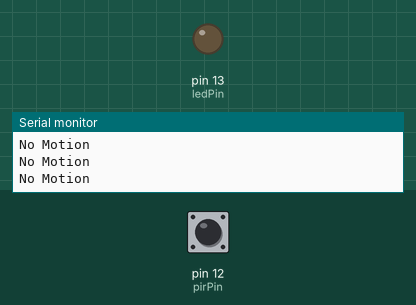
Simulated run of this sketch. Board: Arduino Uno, built with avr-gcc and run on an emulated ATmega328P. On the bench: output pins drawn as LEDs (lit = HIGH), the last lines printed to the serial monitor. Dashed ring = blinking. Inputs (shaded band) come from the test bench; at power-on: pin 12 (pirPin) LOW.

Above: at 1.2 s.
1.3 s: pin 12 (pirPin) driven HIGH
At 1.6 s:
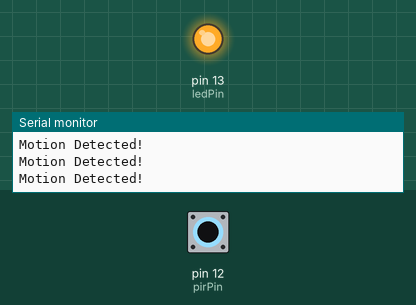
2.8 s: pin 12 (pirPin) driven LOW
At 3.6 s:
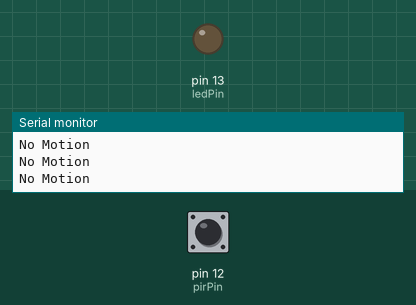
5.8 s: pin 12 (pirPin) pulsed HIGH 2 times (0.12 s each, 0.3 s apart)
At 6.17 s:
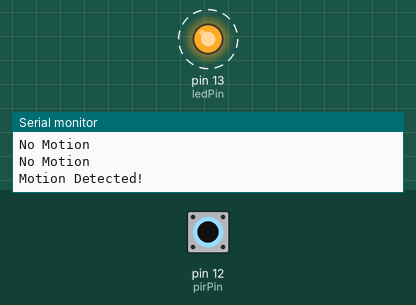
9.4 s: pin 12 (pirPin) pulsed HIGH 2 times (0.12 s each, 0.3 s apart)
At 10.8 s:
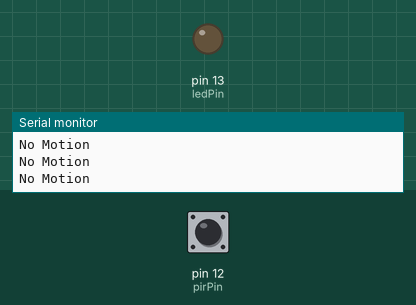
Timing chart, 0 to 12.4 s (numbered marks = the images above; inputs shaded):
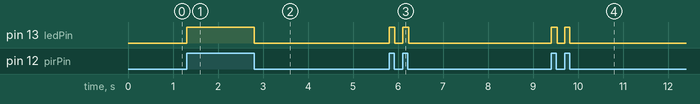

The sketch:

smashing_habbi1.ino
```cpp
int pirPin = 12;      // PIR sensor OUT pin
int ledPin = 13;     // LED pin

void setup()
{
  pinMode(pirPin, INPUT);
  pinMode(ledPin, OUTPUT);
  Serial.begin(9600);
}

void loop()
{
  int motion = digitalRead(pirPin);

  if (motion == HIGH)
  {
    digitalWrite(ledPin, HIGH);
    Serial.println("Motion Detected!");
  }
  else
  {
    digitalWrite(ledPin, LOW);
    Serial.println("No Motion");
  }

  delay(10);
}
```

Measured:
- after the input at 1.3 s, pin 13 (ledPin): LOW → HIGH at once
- after the input at 2.8 s, pin 13 (ledPin): HIGH → LOW at once
- after the input at 5.8 s, pin 13 (ledPin): alternates HIGH for 0.12 s and LOW for 0.18 s, 4 changes in all, then stays LOW, starting at once
- after the input at 9.4 s, pin 13 (ledPin): alternates HIGH for 0.12 s and LOW for 0.17 s, 4 changes in all, then stays LOW, starting at once
